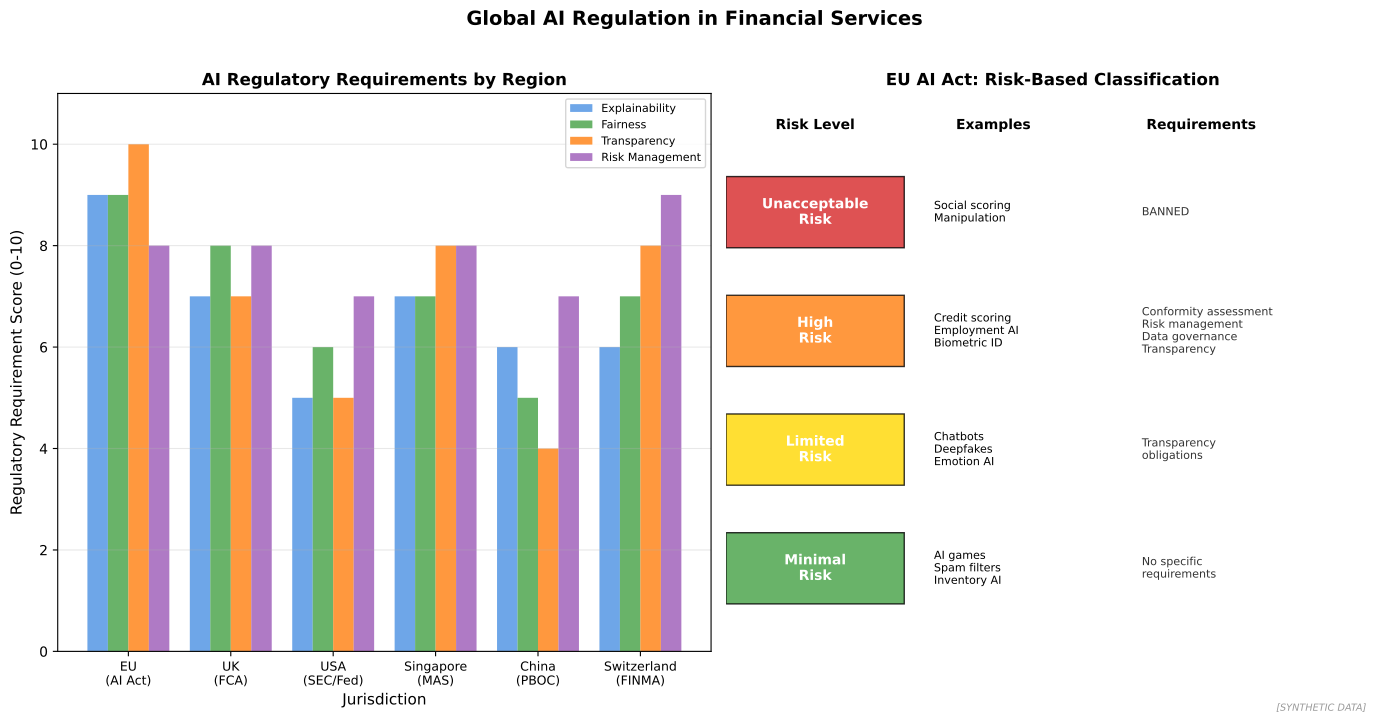

Python code for this plot:
"""
AI Regulation Landscape
Global regulatory frameworks for AI in finance

Output: ai_regulation_landscape.pdf
Module: module_03_ai_ml
Lesson: 36 - AI Regulation
"""

from pathlib import Path
import matplotlib.pyplot as plt
import numpy as np

CHART_METADATA = {
    'title': 'AI Regulation Landscape',
    'module': 'module_03_ai_ml',
    'lesson': 36,
    'url': 'https://github.com/Digital-AI-Finance/digital-finance/tree/main/module_03_ai_ml/figures/ai_regulation_landscape'
}

plt.rcParams.update({'font.size': 10, 'axes.labelsize': 10})

def create_chart():
    fig, axes = plt.subplots(1, 2, figsize=(14, 7))

    # Regulatory Strictness by Region
    ax1 = axes[0]

    regions = ['EU\n(AI Act)', 'UK\n(FCA)', 'USA\n(SEC/Fed)', 'Singapore\n(MAS)',
               'China\n(PBOC)', 'Switzerland\n(FINMA)']

    # Scores for different aspects (0-10)
    explainability = [9, 7, 5, 7, 6, 6]
    fairness = [9, 8, 6, 7, 5, 7]
    transparency = [10, 7, 5, 8, 4, 8]
    risk_mgmt = [8, 8, 7, 8, 7, 9]

    x = np.arange(len(regions))
    width = 0.2

    ax1.bar(x - 1.5*width, explainability, width, label='Explainability', color='#4A90E2', alpha=0.8)
    ax1.bar(x - 0.5*width, fairness, width, label='Fairness', color='#44A044', alpha=0.8)
    ax1.bar(x + 0.5*width, transparency, width, label='Transparency', color='#FF7F0E', alpha=0.8)
    ax1.bar(x + 1.5*width, risk_mgmt, width, label='Risk Management', color='#9B59B6', alpha=0.8)

    ax1.set_xlabel('Jurisdiction', fontsize=11)
    ax1.set_ylabel('Regulatory Requirement Score (0-10)', fontsize=11)
    ax1.set_title('AI Regulatory Requirements by Region', fontsize=12, fontweight='bold')
    ax1.set_xticks(x)
    ax1.set_xticklabels(regions, fontsize=9)
    ax1.legend(loc='upper right', fontsize=8)
    ax1.set_ylim(0, 11)
    ax1.yaxis.grid(True, alpha=0.3)

    # AI Risk Categories
    ax2 = axes[1]

    risk_levels = ['Unacceptable\nRisk', 'High\nRisk', 'Limited\nRisk', 'Minimal\nRisk']
    colors = ['#D62728', '#FF7F0E', '#FFD700', '#44A044']

    # Examples per risk level
    examples = [
        'Social scoring\nManipulation',
        'Credit scoring\nEmployment AI\nBiometric ID',
        'Chatbots\nDeepfakes\nEmotion AI',
        'AI games\nSpam filters\nInventory AI'
    ]

    requirements = [
        'BANNED',
        'Conformity assessment\nRisk management\nData governance\nTransparency',
        'Transparency\nobligations',
        'No specific\nrequirements'
    ]

    y = [4, 3, 2, 1]
    bar_heights = [0.8] * 4

    for i, (level, color, example, req) in enumerate(zip(risk_levels, colors, examples, requirements)):
        ax2.barh(y[i], 3, height=0.6, color=color, alpha=0.8, edgecolor='black')
        ax2.text(1.5, y[i], level, ha='center', va='center', fontsize=10, fontweight='bold', color='white')
        ax2.text(3.5, y[i], example, ha='left', va='center', fontsize=8)
        ax2.text(7, y[i], req, ha='left', va='center', fontsize=8, color='#333333')

    # Headers
    ax2.text(1.5, 4.7, 'Risk Level', ha='center', fontsize=10, fontweight='bold')
    ax2.text(4.5, 4.7, 'Examples', ha='center', fontsize=10, fontweight='bold')
    ax2.text(8, 4.7, 'Requirements', ha='center', fontsize=10, fontweight='bold')

    ax2.set_xlim(0, 11)
    ax2.set_ylim(0.3, 5)
    ax2.set_title('EU AI Act: Risk-Based Classification', fontsize=12, fontweight='bold')
    ax2.axis('off')

    fig.suptitle('Global AI Regulation in Financial Services', fontsize=14, fontweight='bold', y=1.02)
    fig.text(0.98, 0.02, '[SYNTHETIC DATA]', fontsize=7, color='#999999', ha='right', style='italic')
    plt.tight_layout()

    output_path = Path(__file__).parent / 'ai_regulation_landscape.pdf'
    plt.savefig(output_path, format='pdf', dpi=300, bbox_inches='tight')
    plt.close()
    print(f"Chart saved to: {output_path}")
    return output_path

if __name__ == '__main__':
    create_chart()
